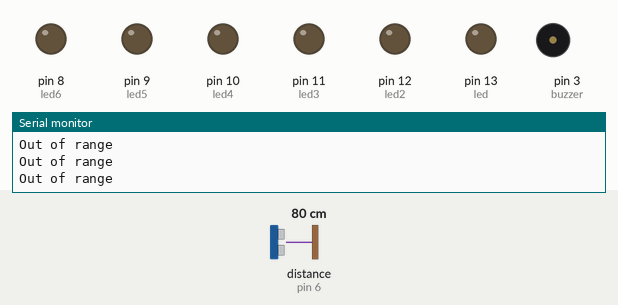
Recording of a sketch running on a simulated Arduino Uno, built with avr-gcc and run on an emulated ATmega328P. On the bench: output pins drawn as LEDs (lit = HIGH), buzzer (waves = sounding), the last lines printed to the serial monitor. Wiring (inferred from the names in the program): ultrasonic range finder: trigger pin 7; echo pin 6. Inputs (shaded band) come from the test bench; at power-on: distance to the obstacle (sensor on pin 6) 80 cm. The echo pulse lasts 58.3 µs per cm; pins used as bus, display or sensor lines are not drawn.

Above: at 1.3 s.
1.4 s: distance to the obstacle (sensor on pin 6) set to 9 cm
At 1.78 s:
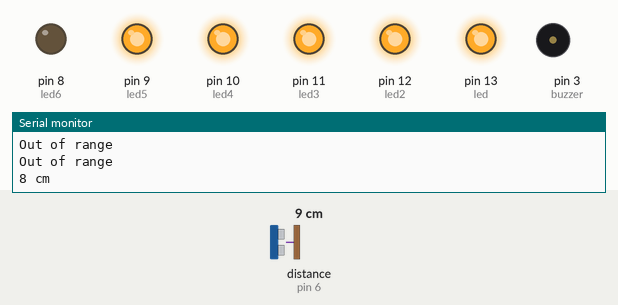
4.4 s: distance to the obstacle (sensor on pin 6) set to 7 cm
7.4 s: distance to the obstacle (sensor on pin 6) set to 4 cm
At 8.7 s:
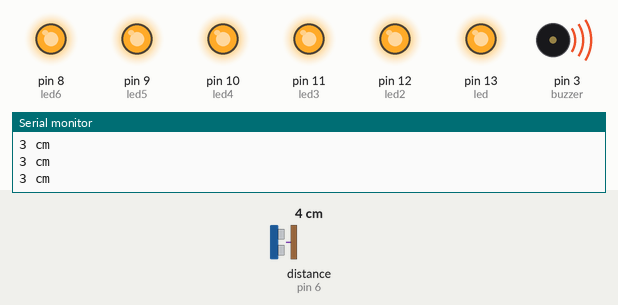
9.0 s: distance to the obstacle (sensor on pin 6) set to 18 cm
At 9.34 s:
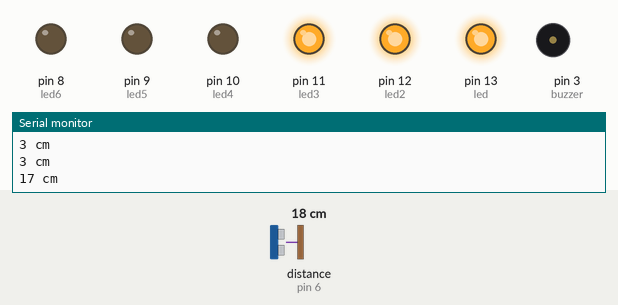
12.0 s: distance to the obstacle (sensor on pin 6) set to 23 cm
At 12.36 s:
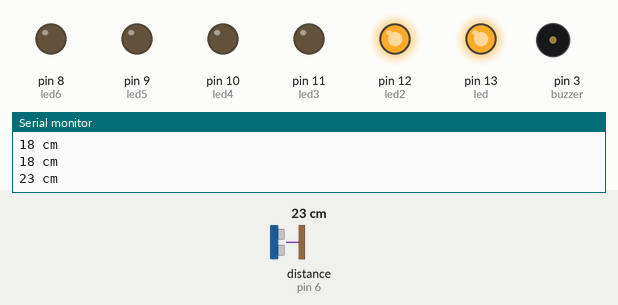
15.0 s: distance to the obstacle (sensor on pin 6) set to 2 cm
At 15.5 s:
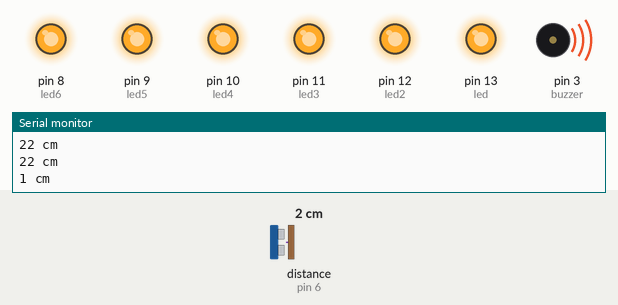
Timing chart, 0 to 17.5 s (numbered marks = the images above; inputs shaded):
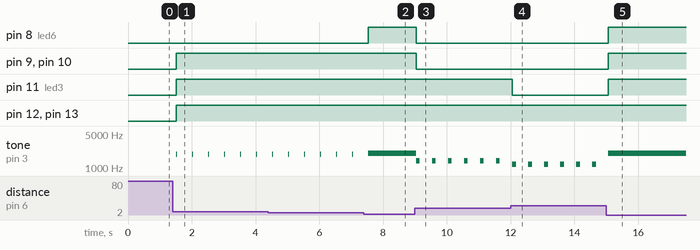

Measured:
- the behaviour switches between 6 and 5 cm on distance to the obstacle (sensor on pin 6) (found by bisection; images 1 and 2)
- after the input at 1.4 s, pin 9 (led5), pin 10 (led4), pin 11 (led3), pin 12 (led2), pin 13 (led): LOW → HIGH after 0.12 s; tone on pin 3 (buzzer): alternates 1900 Hz for 0.03 s and silent for 0.47 s, starting after 0.12 s
- after the input at 7.4 s, pin 8 (led6): LOW → HIGH after 0.13 s
- after the input at 9.0 s, pin 8 (led6), pin 9 (led5), pin 10 (led4): HIGH → LOW at once; tone on pin 3 (buzzer): alternates 1400 Hz for 0.11 s and silent for 0.39 s, starting at once
- after the input at 12.0 s, pin 11 (led3): HIGH → LOW after 0.05 s
- after the input at 15.0 s, pin 8 (led6), pin 9 (led5), pin 10 (led4), pin 11 (led3): LOW → HIGH after 0.06 s

The sketch:

ParkingSensor.ino
```cpp
#define trigPin 7
#define echoPin 6
#define led 13
#define led2 12
#define led3 11
#define led4 10
#define led5 9
#define led6 8
#define buzzer 3

int sound = 250;


void setup() {
  Serial.begin (9600);
  pinMode(trigPin, OUTPUT);
  pinMode(echoPin, INPUT);
  pinMode(led, OUTPUT);
  pinMode(led2, OUTPUT);
  pinMode(led3, OUTPUT);
  pinMode(led4, OUTPUT);
  pinMode(led5, OUTPUT);
  pinMode(led6, OUTPUT);
  pinMode(buzzer, OUTPUT);

}

void loop() {
  long duration, duration_beep, distance;
  digitalWrite(trigPin, LOW);
  delayMicroseconds(2);
  digitalWrite(trigPin, HIGH);
  delayMicroseconds(10);
  digitalWrite(trigPin, LOW);
  duration = pulseIn(echoPin, HIGH);
  distance = (duration/2) / 29.1;


  if (distance <= 30) {
    digitalWrite(led, HIGH);
    sound = 1000;
    duration_beep = 150;
}
  else {
    digitalWrite(led,LOW);
  }
  if (distance < 25) {
      digitalWrite(led2, HIGH);
      sound = 1200;
      duration_beep = 130;
}
  else {
      digitalWrite(led2, LOW);
  }
  if (distance < 20) {
      digitalWrite(led3, HIGH);
      sound = 1400;
      duration_beep = 110;
}
  else {
    digitalWrite(led3, LOW);
  }
  if (distance < 15) {
    digitalWrite(led4, HIGH);
    sound = 1600;
    duration_beep = 90;
}
  else {
    digitalWrite(led4,LOW);
  }
  if (distance < 10) {
    digitalWrite(led5, HIGH);
    sound = 1900;
    duration_beep = 30;
}
  else {
    digitalWrite(led5,LOW);
  }
  if (distance < 5) {
    digitalWrite(led6, HIGH);
    sound = 2000;
}
  else {
    digitalWrite(led6,LOW);
  }

  if (distance > 30 || distance <= 0){
    Serial.println("Out of range");
    noTone(buzzer);
  }
  else {
    Serial.print(distance);
    Serial.println(" cm");
    if(sound < 2000)
      tone(buzzer, sound, duration_beep);
    else
      tone(buzzer, sound);

  }
  delay(500);
}
```
